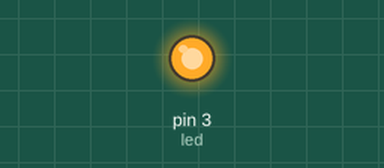
Simulated run of this sketch. Board: Arduino Uno, built with avr-gcc and run on an emulated ATmega328P. Shown: output pins drawn as LEDs (lit = HIGH).

Above: at 0.05 s.
Timing chart, 0 to 3.0 s (numbered marks = the images above):
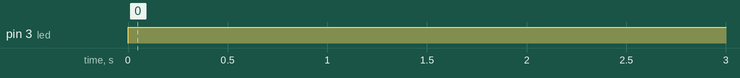

Measured:
- by itself, pin 3 (led): LOW → HIGH at 0.00 s

The sketch:

code-1-4.ino
```cpp
#define led 3

void setup()
{
   pinMode(led, OUTPUT);
}

void loop()
{
  digitalWrite(led, HIGH);
  delay(1000);
  digitalWrite(led, LOW);
}
```
